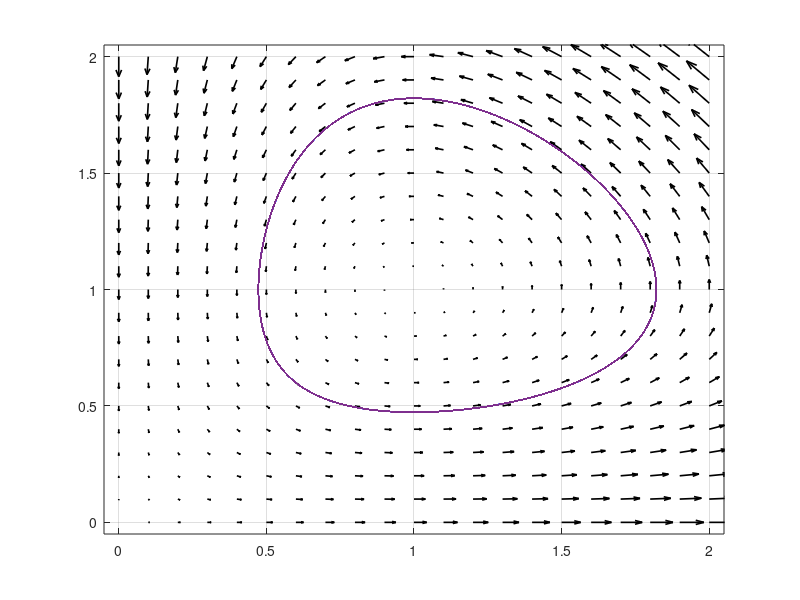

Source code (MATLAB):
clear all;

x_start = 0;
y_start = 0;
x_end = 2;
y_end = 2;

X_sp = 0.6;
Y_sp = 0.6;
X = [X_sp;Y_sp];

step = 0.01;

t_start = 0;
t_end = 1000;

counter = 1;

[YY, XX] = meshgrid(x_start:0.1:x_end,y_start:0.1:y_end);

f = {@(x,y)x.*(1-y); @(x,y)y.*(x-1)};

U = f{1}(XX, YY);
V = f{2}(XX, YY);

figure(1)
quiver(XX,YY,U,V, 'k', 'LineWidth',1.2)
xlim([x_start-0.05 x_end+0.05])
ylim([y_start-0.05 y_end+0.05])
hold on;

for dt = t_start:step:t_end
    K1 = [f{1}(X(1), X(2)); f{2}(X(1), X(2))];
    K2 = [f{1}(X(1) + K1(1).*(step/2), X(2) + K1(2).*(step/2)); f{2}(X(1) + K1(1).*(step/2), X(2) + K1(2).*(step/2))];
    K3 = [f{1}(X(1) + K2(1).*(step/2), X(2) + K2(2).*(step/2)); f{2}(X(1) + K2(1).*(step/2), X(2) + K2(2).*(step/2))];
    K4 = [f{1}(X(1) + K3(1).*(step), X(2) + K3(2).*(step)); f{2}(X(1) + K3(1).*(step), X(2) + K3(2).*(step))];

    data(:, counter) = X;
    X = X + (K1 + 2.*K2 + 2.*K3 + K4).*step./6;
    counter = counter + 1;
end

plot(data(1, :), data(2,:));
grid on;